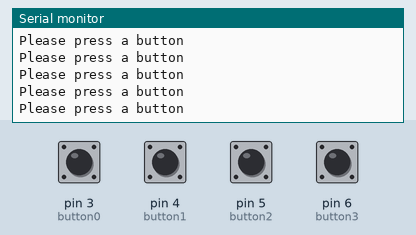
Recording of a sketch running on a simulated Arduino Uno, built with avr-gcc and run on an emulated ATmega328P. On the bench: the last lines printed to the serial monitor. The inputs (shaded band) are chosen by the test bench; at power-on: pin 3 (button0), pin 4 (button1), pin 5 (button2), pin 6 (button3) HIGH. Random numbers use the default seed unless the sketch sets one.

Above: at 1.2 s.
1.3 s: pin 3 (button0) pulled LOW for 0.15 s
At 1.31 s:
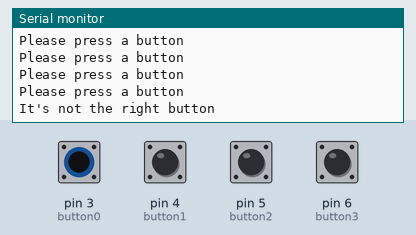
4.4 s: pin 4 (button1) pulled LOW for 0.15 s
7.5 s: pin 5 (button2) pulled LOW for 0.15 s
10.6 s: pin 6 (button3) pulled LOW for 0.15 s
At 11.3 s:
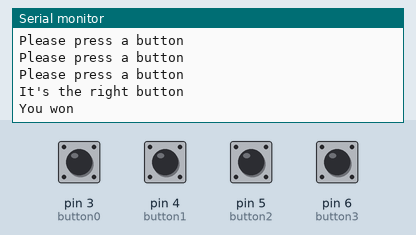
12.2 s: pin 3 (button0) driven LOW and pin 4 (button1) driven LOW
15.2 s: pin 3 (button0) pulsed HIGH 2 times (0.12 s each, 0.3 s apart)
At 16.4 s:
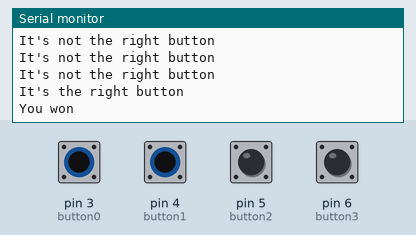

Measured:
- after the input at 1.3 s, the serial monitor: prints a new line at once (image 1)
- after the input at 10.6 s, the serial monitor: prints a new line after 0.10 s (image 2)
- after the input at 15.2 s, the serial monitor: prints a new line after 0.07 s (image 3)

The sketch:

TinkercadProgramme10.ino
```cpp
// Un chiffre aléatoire est généré. Les boutons sont numéroté, le programme vérifira que l'utilisateur a pressé le bon.

#define button0 3 // Il y a 4 boutons, le premier est nommé "button0" puis connecté à la broche n°3
#define button1 4
#define button2 5
#define button3 6
int buttonNumber = 0; // Variable contenant le numéro du bouton pressé, 4 signifiant qu'aucun bouton n'est actionné
int NumberToGuess = 3; // Nombre à "deviner"

void setup() {
  Serial.begin(9600); // Initialisation de la liaison série
  pinMode(button0, INPUT_PULLUP); // Déclaration des broches associées aux boutons en tant qu'entré. Utilisation d'une résistance de tirage interne
  pinMode(button1, INPUT_PULLUP);
  pinMode(button2, INPUT_PULLUP);
  pinMode(button3, INPUT_PULLUP);
}

int buttonState() {
  if (digitalRead(button0) == LOW) { // Si le premier bouton est à l'état bas c'est qu'il est pressé
    buttonNumber = 0; // Stocker le numéro du bouton pressé dans cette variable
  }
  else if (digitalRead(button1) == LOW) {
    buttonNumber = 1;
  }
  else if (digitalRead(button2) == LOW) {
    buttonNumber = 2;
  }
  else if (digitalRead(button3) == LOW) {
    buttonNumber = 3;
  }
  else { // Revient à dire "Si ni le bouton n°0, ni le n°1, ni le n°2, ni le n°3 n'est pressé c'est que qu'aucun bouton n'est pressé"
    buttonNumber = 4; // La variable prends la valeur "4" lorsqu'aucun bouton n'est pressé
  }
  return (buttonNumber); // Lorsque la procédure est executé elle retournera le numéro du bouton pressé contenu dans la variable "buttonNumber"
}

void SimonCheck() {
  bool checked = 0; // L'utilisateur a-t-il trouvé le bon bouton à presser ?
  while (checked == 0) { // Tant qu'il n'a pas trouvé
    buttonNumber = buttonState(); // Etre attentif à la pression des boutons
    if (buttonNumber == NumberToGuess) { // Si le bon bouton est pressé
      Serial.println("It's the right button"); // Indiquer dans le moniteur série que c'est le bon
      checked = 1; // Changer l'état de cette variable pour sortir de la boucle tant que
    }
    else if (buttonNumber == 4) { // Si buttonNumber vaut 4 c'est qu'aucun bouton n'est pressé
      Serial.println("Please press a button"); // Demander à l'utilisateur de pressé un bouton
      delay(100);
    }
    else { // Sinon, c'est que le mauvais bouton est pressé
      Serial.println("It's not the right button"); // Dire à l'utilisateur que ce n'est pas la bonne réponse
    } // Le laisser réessayer, encore et encore.
  }
}

void loop() {
  NumberToGuess = random(0, 4);
  Serial.print("Correct button: ");
  Serial.println(NumberToGuess); // Afficher la réponse à la devinette un brêve instant avant que le terminal ne soit rempli de "Please press a button"
  SimonCheck(); // Executer la procédure pour vérifier si l'utilisateur a pressé le bon bouton
  Serial.println("You won"); // Indiquer que la vérication est terminé et que l'utilisateur a gagné
  delay(2000); // Lui laisser le temps de se remettre de ses émotions
}
```
